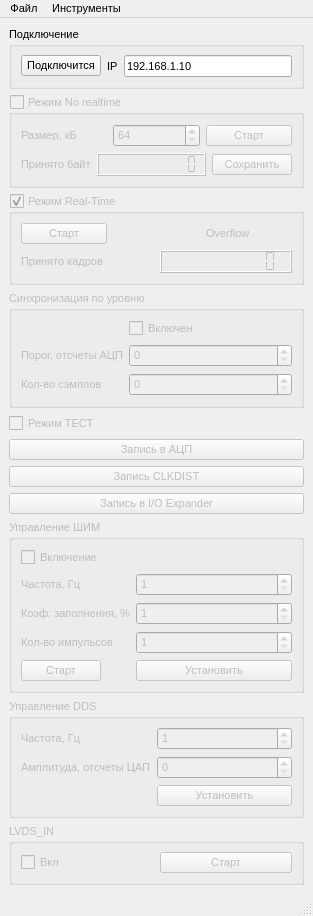
<?xml version="1.0" encoding="UTF-8"?>
<ui version="4.0">
 <class>MainWindow</class>
 <widget class="QMainWindow" name="MainWindow">
  <property name="geometry">
   <rect>
    <x>0</x>
    <y>0</y>
    <width>306</width>
    <height>901</height>
   </rect>
  </property>
  <property name="minimumSize">
   <size>
    <width>0</width>
    <height>0</height>
   </size>
  </property>
  <property name="font">
   <font>
    <pointsize>8</pointsize>
   </font>
  </property>
  <property name="windowTitle">
   <string>Оцифровщик </string>
  </property>
  <property name="windowIcon">
   <iconset>
    <normaloff>images/app.ico</normaloff>images/app.ico</iconset>
  </property>
  <widget class="QWidget" name="centralwidget">
   <property name="minimumSize">
    <size>
     <width>0</width>
     <height>0</height>
    </size>
   </property>
   <layout class="QVBoxLayout" name="verticalLayout_3">
    <item>
     <widget class="QGroupBox" name="groupBox">
      <property name="title">
       <string>Подключение</string>
      </property>
      <layout class="QHBoxLayout" name="horizontalLayout_4">
       <item>
        <widget class="QPushButton" name="connect_pushButton">
         <property name="text">
          <string>Подключится</string>
         </property>
        </widget>
       </item>
       <item>
        <layout class="QHBoxLayout" name="horizontalLayout">
         <item>
          <widget class="QLabel" name="label">
           <property name="text">
            <string>IP</string>
           </property>
          </widget>
         </item>
         <item>
          <widget class="QLineEdit" name="ip_lineEdit">
           <property name="inputMask">
            <string/>
           </property>
           <property name="text">
            <string>192.168.1.10</string>
           </property>
          </widget>
         </item>
        </layout>
       </item>
      </layout>
     </widget>
    </item>
    <item>
     <widget class="QGroupBox" name="noRealTime_groupBox">
      <property name="enabled">
       <bool>false</bool>
      </property>
      <property name="title">
       <string>Режим No realtime</string>
      </property>
      <property name="checkable">
       <bool>true</bool>
      </property>
      <property name="checked">
       <bool>false</bool>
      </property>
      <layout class="QVBoxLayout" name="verticalLayout">
       <item>
        <layout class="QHBoxLayout" name="horizontalLayout_2">
         <item>
          <widget class="QLabel" name="label_2">
           <property name="text">
            <string>Размер, кБ</string>
           </property>
          </widget>
         </item>
         <item>
          <widget class="QSpinBox" name="size_spinBox">
           <property name="enabled">
            <bool>false</bool>
           </property>
           <property name="suffix">
            <string/>
           </property>
           <property name="minimum">
            <number>64</number>
           </property>
           <property name="maximum">
            <number>131070</number>
           </property>
           <property name="singleStep">
            <number>64</number>
           </property>
          </widget>
         </item>
         <item>
          <widget class="QPushButton" name="start_pushButton">
           <property name="enabled">
            <bool>false</bool>
           </property>
           <property name="text">
            <string>Старт</string>
           </property>
           <property name="checkable">
            <bool>true</bool>
           </property>
          </widget>
         </item>
        </layout>
       </item>
       <item>
        <layout class="QHBoxLayout" name="horizontalLayout_3">
         <item>
          <widget class="QLabel" name="label_3">
           <property name="text">
            <string>Принято байт</string>
           </property>
          </widget>
         </item>
         <item>
          <widget class="QLCDNumber" name="receiveSize_lcdNumber">
           <property name="font">
            <font>
             <pointsize>12</pointsize>
            </font>
           </property>
           <property name="smallDecimalPoint">
            <bool>false</bool>
           </property>
           <property name="digitCount">
            <number>10</number>
           </property>
           <property name="segmentStyle">
            <enum>QLCDNumber::Flat</enum>
           </property>
          </widget>
         </item>
         <item>
          <widget class="QPushButton" name="save_pushButton">
           <property name="text">
            <string>Сохранить</string>
           </property>
          </widget>
         </item>
        </layout>
       </item>
      </layout>
     </widget>
    </item>
    <item>
     <widget class="QGroupBox" name="realTime_groupBox">
      <property name="enabled">
       <bool>false</bool>
      </property>
      <property name="title">
       <string>Режим Real-Time</string>
      </property>
      <property name="checkable">
       <bool>true</bool>
      </property>
      <property name="checked">
       <bool>true</bool>
      </property>
      <layout class="QVBoxLayout" name="verticalLayout_2">
       <item>
        <layout class="QHBoxLayout" name="horizontalLayout_5">
         <item>
          <widget class="QPushButton" name="realTime_pushButton">
           <property name="text">
            <string>Старт</string>
           </property>
           <property name="checkable">
            <bool>true</bool>
           </property>
          </widget>
         </item>
         <item>
          <widget class="QIndicator" name="ovf_indicator" native="true"/>
         </item>
         <item>
          <widget class="QLabel" name="label_8">
           <property name="text">
            <string>Overflow</string>
           </property>
          </widget>
         </item>
        </layout>
       </item>
       <item>
        <layout class="QHBoxLayout" name="horizontalLayout_6">
         <item>
          <widget class="QLabel" name="framesNum_label">
           <property name="text">
            <string>Принято кадров</string>
           </property>
          </widget>
         </item>
         <item>
          <widget class="QLCDNumber" name="rtFrames_lcdNumber">
           <property name="font">
            <font>
             <pointsize>12</pointsize>
            </font>
           </property>
           <property name="digitCount">
            <number>10</number>
           </property>
           <property name="segmentStyle">
            <enum>QLCDNumber::Flat</enum>
           </property>
          </widget>
         </item>
        </layout>
       </item>
      </layout>
     </widget>
    </item>
    <item>
     <widget class="QGroupBox" name="levelSync_groupBox">
      <property name="enabled">
       <bool>false</bool>
      </property>
      <property name="title">
       <string>Синхронизация по уровню</string>
      </property>
      <layout class="QFormLayout" name="formLayout_3">
       <item row="0" column="1">
        <widget class="QCheckBox" name="levelSyncEnable_checkBox">
         <property name="text">
          <string>Включен</string>
         </property>
        </widget>
       </item>
       <item row="1" column="0">
        <widget class="QLabel" name="label_9">
         <property name="text">
          <string>Порог, отсчеты АЦП</string>
         </property>
        </widget>
       </item>
       <item row="1" column="1">
        <widget class="QSpinBox" name="levelSyncThr_spinBox">
         <property name="maximum">
          <number>65535</number>
         </property>
        </widget>
       </item>
       <item row="2" column="0">
        <widget class="QLabel" name="label_10">
         <property name="text">
          <string>Кол-во сэмплов</string>
         </property>
        </widget>
       </item>
       <item row="2" column="1">
        <widget class="QSpinBox" name="levelSyncN_spinBox">
         <property name="maximum">
          <number>65535</number>
         </property>
        </widget>
       </item>
      </layout>
     </widget>
    </item>
    <item>
     <widget class="QCheckBox" name="test_checkBox">
      <property name="enabled">
       <bool>false</bool>
      </property>
      <property name="text">
       <string>Режим ТЕСТ</string>
      </property>
     </widget>
    </item>
    <item>
     <widget class="QPushButton" name="adcSpi_pushButton">
      <property name="enabled">
       <bool>false</bool>
      </property>
      <property name="text">
       <string>Запись в АЦП</string>
      </property>
     </widget>
    </item>
    <item>
     <widget class="QPushButton" name="clkdistSpi_pushButton">
      <property name="enabled">
       <bool>false</bool>
      </property>
      <property name="text">
       <string>Запись CLKDIST</string>
      </property>
     </widget>
    </item>
    <item>
     <widget class="QPushButton" name="ioExp_pushButton">
      <property name="enabled">
       <bool>false</bool>
      </property>
      <property name="text">
       <string>Запись в I/O Expander</string>
      </property>
     </widget>
    </item>
    <item>
     <widget class="QGroupBox" name="pwm_groupBox">
      <property name="enabled">
       <bool>false</bool>
      </property>
      <property name="title">
       <string>Управление ШИМ</string>
      </property>
      <layout class="QFormLayout" name="formLayout">
       <item row="0" column="0">
        <widget class="QCheckBox" name="pwm_checkBox">
         <property name="text">
          <string>Включение </string>
         </property>
        </widget>
       </item>
       <item row="1" column="0">
        <widget class="QLabel" name="label_4">
         <property name="text">
          <string>Частота, Гц</string>
         </property>
        </widget>
       </item>
       <item row="1" column="1">
        <widget class="QSpinBox" name="pwmFreq_spinBox">
         <property name="showGroupSeparator" stdset="0">
          <bool>true</bool>
         </property>
         <property name="minimum">
          <number>1</number>
         </property>
         <property name="maximum">
          <number>15000</number>
         </property>
        </widget>
       </item>
       <item row="2" column="0">
        <widget class="QLabel" name="label_5">
         <property name="text">
          <string>Коэф. заполнения, %</string>
         </property>
        </widget>
       </item>
       <item row="2" column="1">
        <widget class="QSpinBox" name="pwmDC_spinBox">
         <property name="minimum">
          <number>1</number>
         </property>
        </widget>
       </item>
       <item row="4" column="1">
        <widget class="QPushButton" name="pwm_pushButton">
         <property name="text">
          <string>Установить</string>
         </property>
        </widget>
       </item>
       <item row="3" column="1">
        <widget class="QSpinBox" name="pwm_n_spinBox">
         <property name="minimum">
          <number>1</number>
         </property>
         <property name="maximum">
          <number>65535</number>
         </property>
        </widget>
       </item>
       <item row="3" column="0">
        <widget class="QLabel" name="label_11">
         <property name="text">
          <string>Кол-во импульсов</string>
         </property>
        </widget>
       </item>
       <item row="4" column="0">
        <widget class="QPushButton" name="pwm_start_PushButton">
         <property name="text">
          <string>Старт</string>
         </property>
        </widget>
       </item>
      </layout>
     </widget>
    </item>
    <item>
     <widget class="QGroupBox" name="dds_groupBox">
      <property name="enabled">
       <bool>false</bool>
      </property>
      <property name="title">
       <string>Управление DDS</string>
      </property>
      <layout class="QFormLayout" name="formLayout_2">
       <item row="0" column="0">
        <widget class="QLabel" name="label_6">
         <property name="text">
          <string>Частота, Гц</string>
         </property>
        </widget>
       </item>
       <item row="0" column="1">
        <widget class="QSpinBox" name="ddsFreq_spinBox">
         <property name="showGroupSeparator" stdset="0">
          <bool>true</bool>
         </property>
         <property name="minimum">
          <number>1</number>
         </property>
         <property name="maximum">
          <number>200000000</number>
         </property>
        </widget>
       </item>
       <item row="1" column="0">
        <widget class="QLabel" name="label_7">
         <property name="text">
          <string>Амплитуда, отсчеты ЦАП</string>
         </property>
        </widget>
       </item>
       <item row="1" column="1">
        <widget class="QSpinBox" name="ddsAmp_spinBox">
         <property name="maximum">
          <number>4095</number>
         </property>
        </widget>
       </item>
       <item row="2" column="1">
        <widget class="QPushButton" name="dds_pushButton">
         <property name="text">
          <string>Установить</string>
         </property>
        </widget>
       </item>
      </layout>
     </widget>
    </item>
    <item>
     <widget class="QGroupBox" name="lvds_in_groupBox">
      <property name="enabled">
       <bool>false</bool>
      </property>
      <property name="title">
       <string>LVDS_IN</string>
      </property>
      <layout class="QHBoxLayout" name="horizontalLayout_7">
       <item>
        <widget class="QCheckBox" name="lvds_in_en_checkBox">
         <property name="text">
          <string>Вкл</string>
         </property>
        </widget>
       </item>
       <item>
        <widget class="QPushButton" name="lvds_in_start_pushButton">
         <property name="text">
          <string>Старт</string>
         </property>
        </widget>
       </item>
      </layout>
     </widget>
    </item>
    <item>
     <spacer name="verticalSpacer">
      <property name="orientation">
       <enum>Qt::Vertical</enum>
      </property>
      <property name="sizeHint" stdset="0">
       <size>
        <width>20</width>
        <height>49</height>
       </size>
      </property>
     </spacer>
    </item>
   </layout>
  </widget>
  <widget class="QMenuBar" name="menubar">
   <property name="geometry">
    <rect>
     <x>0</x>
     <y>0</y>
     <width>306</width>
     <height>21</height>
    </rect>
   </property>
   <widget class="QMenu" name="file_menu">
    <property name="title">
     <string>Файл</string>
    </property>
    <addaction name="save_action"/>
   </widget>
   <widget class="QMenu" name="tools_menu">
    <property name="title">
     <string>Инструменты</string>
    </property>
    <addaction name="fileParser_action"/>
   </widget>
   <addaction name="file_menu"/>
   <addaction name="tools_menu"/>
  </widget>
  <widget class="QStatusBar" name="statusbar"/>
  <action name="save_action">
   <property name="enabled">
    <bool>false</bool>
   </property>
   <property name="text">
    <string>Сохранть данные в файл</string>
   </property>
  </action>
  <action name="fileParser_action">
   <property name="text">
    <string>Конвертер</string>
   </property>
  </action>
 </widget>
 <customwidgets>
  <customwidget>
   <class>QIndicator</class>
   <extends>QWidget</extends>
   <header>qindicator.h</header>
   <container>1</container>
  </customwidget>
 </customwidgets>
 <resources/>
 <connections/>
</ui>
